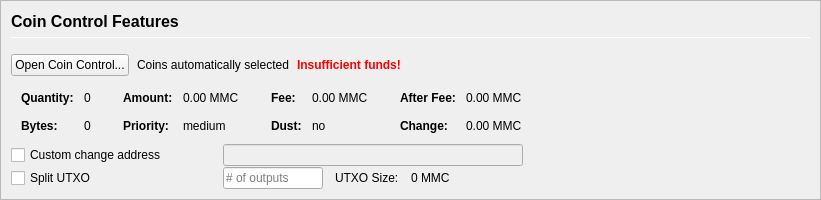
         <widget class="QFrame" name="frameCoinControl">
          <property name="sizePolicy">
           <sizepolicy hsizetype="Expanding" vsizetype="Expanding">
            <horstretch>0</horstretch>
            <verstretch>0</verstretch>
           </sizepolicy>
          </property>
          <property name="maximumSize">
           <size>
            <width>16777215</width>
            <height>16777215</height>
           </size>
          </property>
          <property name="frameShape">
           <enum>QFrame::StyledPanel</enum>
          </property>
          <property name="frameShadow">
           <enum>QFrame::Sunken</enum>
          </property>
          <layout class="QVBoxLayout" name="verticalLayoutCoinControl2">
           <property name="spacing">
            <number>0</number>
           </property>
           <property name="margin">
            <number>0</number>
           </property>
           <item>
            <widget class="QFrame" name="frameCoinControl_BG">
             <layout class="QVBoxLayout" name="verticalLayoutCoinControl" stretch="0,0,0,0,0,0">
              <property name="spacing">
               <number>1</number>
              </property>
              <property name="leftMargin">
               <number>10</number>
              </property>
              <property name="topMargin">
               <number>10</number>
              </property>
              <item>
               <layout class="QHBoxLayout" name="horizontalLayoutCoinControl1">
                <property name="bottomMargin">
                 <number>15</number>
                </property>
                <item>
                 <layout class="QVBoxLayout" name="verticalLayout_3">
                  <property name="spacing">
                   <number>6</number>
                  </property>
                  <item>
                   <widget class="QLabel" name="labelCoinControlFeatures">
                    <property name="sizePolicy">
                     <sizepolicy hsizetype="Preferred" vsizetype="Maximum">
                      <horstretch>0</horstretch>
                      <verstretch>0</verstretch>
                     </sizepolicy>
                    </property>
                    <property name="minimumSize">
                     <size>
                      <width>0</width>
                      <height>20</height>
                     </size>
                    </property>
                    <property name="font">
                     <font>
                      <pointsize>12</pointsize>
                      <weight>75</weight>
                      <bold>true</bold>
                     </font>
                    </property>
                    <property name="styleSheet">
                     <string notr="true">font-weight:bold;</string>
                    </property>
                    <property name="text">
                     <string>Coin Control Features</string>
                    </property>
                   </widget>
                  </item>
                  <item>
                   <widget class="Line" name="line">
                    <property name="minimumSize">
                     <size>
                      <width>0</width>
                      <height>1</height>
                     </size>
                    </property>
                    <property name="maximumSize">
                     <size>
                      <width>16777215</width>
                      <height>1</height>
                     </size>
                    </property>
                    <property name="orientation">
                     <enum>Qt::Horizontal</enum>
                    </property>
                   </widget>
                  </item>
                 </layout>
                </item>
               </layout>
              </item>
              <item>
               <layout class="QHBoxLayout" name="horizontalLayoutCoinControl2" stretch="0,0,0,0">
                <property name="spacing">
                 <number>8</number>
                </property>
                <property name="bottomMargin">
                 <number>10</number>
                </property>
                <item>
                 <widget class="QPushButton" name="pushButtonCoinControl">
                  <property name="styleSheet">
                   <string notr="true"/>
                  </property>
                  <property name="text">
                   <string>Open Coin Control...</string>
                  </property>
                  <property name="autoDefault">
                   <bool>false</bool>
                  </property>
                 </widget>
                </item>
                <item>
                 <widget class="QLabel" name="labelCoinControlAutomaticallySelected">
                  <property name="text">
                   <string>Coins automatically selected</string>
                  </property>
                  <property name="margin">
                   <number>5</number>
                  </property>
                 </widget>
                </item>
                <item>
                 <widget class="QLabel" name="labelCoinControlInsuffFunds">
                  <property name="font">
                   <font>
                    <weight>75</weight>
                    <bold>true</bold>
                   </font>
                  </property>
                  <property name="styleSheet">
                   <string notr="true">color:red;font-weight:bold;</string>
                  </property>
                  <property name="text">
                   <string>Insufficient funds!</string>
                  </property>
                  <property name="margin">
                   <number>5</number>
                  </property>
                 </widget>
                </item>
                <item>
                 <spacer name="horizontalSpacerCoinControl">
                  <property name="orientation">
                   <enum>Qt::Horizontal</enum>
                  </property>
                  <property name="sizeHint" stdset="0">
                   <size>
                    <width>40</width>
                    <height>1</height>
                   </size>
                  </property>
                 </spacer>
                </item>
               </layout>
              </item>
              <item>
               <widget class="QWidget" name="widgetCoinControl" native="true">
                <property name="sizePolicy">
                 <sizepolicy hsizetype="Preferred" vsizetype="Preferred">
                  <horstretch>0</horstretch>
                  <verstretch>0</verstretch>
                 </sizepolicy>
                </property>
                <property name="minimumSize">
                 <size>
                  <width>0</width>
                  <height>0</height>
                 </size>
                </property>
                <property name="styleSheet">
                 <string notr="true"/>
                </property>
                <layout class="QHBoxLayout" name="horizontalLayoutCoinControl5">
                 <property name="margin">
                  <number>0</number>
                 </property>
                 <item>
                  <layout class="QHBoxLayout" name="horizontalLayoutCoinControl3" stretch="0,0,0,1">
                   <property name="spacing">
                    <number>20</number>
                   </property>
                   <property name="topMargin">
                    <number>0</number>
                   </property>
                   <property name="bottomMargin">
                    <number>10</number>
                   </property>
                   <item>
                    <layout class="QFormLayout" name="formLayoutCoinControl1">
                     <property name="horizontalSpacing">
                      <number>10</number>
                     </property>
                     <property name="verticalSpacing">
                      <number>14</number>
                     </property>
                     <property name="leftMargin">
                      <number>10</number>
                     </property>
                     <property name="topMargin">
                      <number>4</number>
                     </property>
                     <property name="rightMargin">
                      <number>6</number>
                     </property>
                     <item row="0" column="0">
                      <widget class="QLabel" name="labelCoinControlQuantityText">
                       <property name="font">
                        <font>
                         <weight>75</weight>
                         <bold>true</bold>
                        </font>
                       </property>
                       <property name="text">
                        <string>Quantity:</string>
                       </property>
                       <property name="margin">
                        <number>0</number>
                       </property>
                      </widget>
                     </item>
                     <item row="0" column="1">
                      <widget class="QLabel" name="labelCoinControlQuantity">
                       <property name="cursor">
                        <cursorShape>IBeamCursor</cursorShape>
                       </property>
                       <property name="contextMenuPolicy">
                        <enum>Qt::ActionsContextMenu</enum>
                       </property>
                       <property name="text">
                        <string notr="true">0</string>
                       </property>
                       <property name="margin">
                        <number>0</number>
                       </property>
                       <property name="textInteractionFlags">
                        <set>Qt::LinksAccessibleByMouse|Qt::TextSelectableByKeyboard|Qt::TextSelectableByMouse</set>
                       </property>
                      </widget>
                     </item>
                     <item row="1" column="0">
                      <widget class="QLabel" name="labelCoinControlBytesText">
                       <property name="font">
                        <font>
                         <weight>75</weight>
                         <bold>true</bold>
                        </font>
                       </property>
                       <property name="text">
                        <string>Bytes:</string>
                       </property>
                      </widget>
                     </item>
                     <item row="1" column="1">
                      <widget class="QLabel" name="labelCoinControlBytes">
                       <property name="cursor">
                        <cursorShape>IBeamCursor</cursorShape>
                       </property>
                       <property name="contextMenuPolicy">
                        <enum>Qt::ActionsContextMenu</enum>
                       </property>
                       <property name="text">
                        <string notr="true">0</string>
                       </property>
                       <property name="textInteractionFlags">
                        <set>Qt::LinksAccessibleByMouse|Qt::TextSelectableByKeyboard|Qt::TextSelectableByMouse</set>
                       </property>
                      </widget>
                     </item>
                    </layout>
                   </item>
                   <item>
                    <layout class="QFormLayout" name="formLayoutCoinControl2">
                     <property name="horizontalSpacing">
                      <number>10</number>
                     </property>
                     <property name="verticalSpacing">
                      <number>14</number>
                     </property>
                     <property name="leftMargin">
                      <number>6</number>
                     </property>
                     <property name="topMargin">
                      <number>4</number>
                     </property>
                     <property name="rightMargin">
                      <number>6</number>
                     </property>
                     <item row="0" column="0">
                      <widget class="QLabel" name="labelCoinControlAmountText">
                       <property name="font">
                        <font>
                         <weight>75</weight>
                         <bold>true</bold>
                        </font>
                       </property>
                       <property name="text">
                        <string>Amount:</string>
                       </property>
                       <property name="margin">
                        <number>0</number>
                       </property>
                      </widget>
                     </item>
                     <item row="0" column="1">
                      <widget class="QLabel" name="labelCoinControlAmount">
                       <property name="cursor">
                        <cursorShape>IBeamCursor</cursorShape>
                       </property>
                       <property name="contextMenuPolicy">
                        <enum>Qt::ActionsContextMenu</enum>
                       </property>
                       <property name="text">
                        <string notr="true">0.00 MMC</string>
                       </property>
                       <property name="textInteractionFlags">
                        <set>Qt::LinksAccessibleByMouse|Qt::TextSelectableByKeyboard|Qt::TextSelectableByMouse</set>
                       </property>
                      </widget>
                     </item>
                     <item row="1" column="0">
                      <widget class="QLabel" name="labelCoinControlPriorityText">
                       <property name="font">
                        <font>
                         <weight>75</weight>
                         <bold>true</bold>
                        </font>
                       </property>
                       <property name="text">
                        <string>Priority:</string>
                       </property>
                      </widget>
                     </item>
                     <item row="1" column="1">
                      <widget class="QLabel" name="labelCoinControlPriority">
                       <property name="cursor">
                        <cursorShape>IBeamCursor</cursorShape>
                       </property>
                       <property name="contextMenuPolicy">
                        <enum>Qt::ActionsContextMenu</enum>
                       </property>
                       <property name="text">
                        <string>medium</string>
                       </property>
                       <property name="textInteractionFlags">
                        <set>Qt::LinksAccessibleByMouse|Qt::TextSelectableByKeyboard|Qt::TextSelectableByMouse</set>
                       </property>
                      </widget>
                     </item>
                    </layout>
                   </item>
                   <item>
                    <layout class="QFormLayout" name="formLayoutCoinControl3">
                     <property name="horizontalSpacing">
                      <number>10</number>
                     </property>
                     <property name="verticalSpacing">
                      <number>14</number>
                     </property>
                     <property name="leftMargin">
                      <number>6</number>
                     </property>
                     <property name="topMargin">
                      <number>4</number>
                     </property>
                     <property name="rightMargin">
                      <number>6</number>
                     </property>
                     <item row="0" column="0">
                      <widget class="QLabel" name="labelCoinControlFeeText">
                       <property name="font">
                        <font>
                         <weight>75</weight>
                         <bold>true</bold>
                        </font>
                       </property>
                       <property name="text">
                        <string>Fee:</string>
                       </property>
                       <property name="margin">
                        <number>0</number>
                       </property>
                      </widget>
                     </item>
                     <item row="0" column="1">
                      <widget class="QLabel" name="labelCoinControlFee">
                       <property name="cursor">
                        <cursorShape>IBeamCursor</cursorShape>
                       </property>
                       <property name="contextMenuPolicy">
                        <enum>Qt::ActionsContextMenu</enum>
                       </property>
                       <property name="text">
                        <string notr="true">0.00 MMC</string>
                       </property>
                       <property name="textInteractionFlags">
                        <set>Qt::LinksAccessibleByMouse|Qt::TextSelectableByKeyboard|Qt::TextSelectableByMouse</set>
                       </property>
                      </widget>
                     </item>
                     <item row="1" column="0">
                      <widget class="QLabel" name="labelCoinControlLowOutputText">
                       <property name="font">
                        <font>
                         <weight>75</weight>
                         <bold>true</bold>
                        </font>
                       </property>
                       <property name="text">
                        <string>Dust:</string>
                       </property>
                      </widget>
                     </item>
                     <item row="1" column="1">
                      <widget class="QLabel" name="labelCoinControlLowOutput">
                       <property name="cursor">
                        <cursorShape>IBeamCursor</cursorShape>
                       </property>
                       <property name="contextMenuPolicy">
                        <enum>Qt::ActionsContextMenu</enum>
                       </property>
                       <property name="text">
                        <string>no</string>
                       </property>
                       <property name="textInteractionFlags">
                        <set>Qt::LinksAccessibleByMouse|Qt::TextSelectableByKeyboard|Qt::TextSelectableByMouse</set>
                       </property>
                      </widget>
                     </item>
                    </layout>
                   </item>
                   <item>
                    <layout class="QFormLayout" name="formLayoutCoinControl4">
                     <property name="horizontalSpacing">
                      <number>10</number>
                     </property>
                     <property name="verticalSpacing">
                      <number>14</number>
                     </property>
                     <property name="leftMargin">
                      <number>6</number>
                     </property>
                     <property name="topMargin">
                      <number>4</number>
                     </property>
                     <property name="rightMargin">
                      <number>6</number>
                     </property>
                     <item row="0" column="0">
                      <widget class="QLabel" name="labelCoinControlAfterFeeText">
                       <property name="font">
                        <font>
                         <weight>75</weight>
                         <bold>true</bold>
                        </font>
                       </property>
                       <property name="text">
                        <string>After Fee:</string>
                       </property>
                       <property name="margin">
                        <number>0</number>
                       </property>
                      </widget>
                     </item>
                     <item row="0" column="1">
                      <widget class="QLabel" name="labelCoinControlAfterFee">
                       <property name="cursor">
                        <cursorShape>IBeamCursor</cursorShape>
                       </property>
                       <property name="contextMenuPolicy">
                        <enum>Qt::ActionsContextMenu</enum>
                       </property>
                       <property name="text">
                        <string notr="true">0.00 MMC</string>
                       </property>
                       <property name="textInteractionFlags">
                        <set>Qt::LinksAccessibleByMouse|Qt::TextSelectableByKeyboard|Qt::TextSelectableByMouse</set>
                       </property>
                      </widget>
                     </item>
                     <item row="1" column="0">
                      <widget class="QLabel" name="labelCoinControlChangeText">
                       <property name="font">
                        <font>
                         <weight>75</weight>
                         <bold>true</bold>
                        </font>
                       </property>
                       <property name="text">
                        <string>Change:</string>
                       </property>
                      </widget>
                     </item>
                     <item row="1" column="1">
                      <widget class="QLabel" name="labelCoinControlChange">
                       <property name="cursor">
                        <cursorShape>IBeamCursor</cursorShape>
                       </property>
                       <property name="contextMenuPolicy">
                        <enum>Qt::ActionsContextMenu</enum>
                       </property>
                       <property name="text">
                        <string notr="true">0.00 MMC</string>
                       </property>
                       <property name="textInteractionFlags">
                        <set>Qt::LinksAccessibleByMouse|Qt::TextSelectableByKeyboard|Qt::TextSelectableByMouse</set>
                       </property>
                      </widget>
                     </item>
                    </layout>
                   </item>
                  </layout>
                 </item>
                </layout>
               </widget>
              </item>
              <item>
               <layout class="QHBoxLayout" name="horizontalLayoutCoinControl4">
                <property name="spacing">
                 <number>12</number>
                </property>
                <property name="sizeConstraint">
                 <enum>QLayout::SetDefaultConstraint</enum>
                </property>
                <property name="topMargin">
                 <number>0</number>
                </property>
                <property name="rightMargin">
                 <number>0</number>
                </property>
                <item>
                 <widget class="QCheckBox" name="checkBoxCoinControlChange">
                  <property name="sizePolicy">
                   <sizepolicy hsizetype="Preferred" vsizetype="Preferred">
                    <horstretch>0</horstretch>
                    <verstretch>0</verstretch>
                   </sizepolicy>
                  </property>
                  <property name="minimumSize">
                   <size>
                    <width>200</width>
                    <height>0</height>
                   </size>
                  </property>
                  <property name="maximumSize">
                   <size>
                    <width>200</width>
                    <height>16777215</height>
                   </size>
                  </property>
                  <property name="toolTip">
                   <string>If this is activated, but the change address is empty or invalid, change will be sent to a newly generated address.</string>
                  </property>
                  <property name="text">
                   <string>Custom change address</string>
                  </property>
                 </widget>
                </item>
                <item>
                 <widget class="QValidatedLineEdit" name="lineEditCoinControlChange">
                  <property name="enabled">
                   <bool>false</bool>
                  </property>
                  <property name="sizePolicy">
                   <sizepolicy hsizetype="Preferred" vsizetype="Preferred">
                    <horstretch>0</horstretch>
                    <verstretch>0</verstretch>
                   </sizepolicy>
                  </property>
                  <property name="minimumSize">
                   <size>
                    <width>300</width>
                    <height>0</height>
                   </size>
                  </property>
                 </widget>
                </item>
                <item>
                 <widget class="QLabel" name="labelCoinControlChangeLabel">
                  <property name="sizePolicy">
                   <sizepolicy hsizetype="Preferred" vsizetype="Preferred">
                    <horstretch>0</horstretch>
                    <verstretch>0</verstretch>
                   </sizepolicy>
                  </property>
                  <property name="minimumSize">
                   <size>
                    <width>100</width>
                    <height>0</height>
                   </size>
                  </property>
                  <property name="text">
                   <string/>
                  </property>
                  <property name="margin">
                   <number>3</number>
                  </property>
                 </widget>
                </item>
               </layout>
              </item>
              <item>
               <layout class="QHBoxLayout" name="horizontalLayoutCoinControl6">
                <property name="spacing">
                 <number>12</number>
                </property>
                <property name="rightMargin">
                 <number>0</number>
                </property>
                <item>
                 <widget class="QCheckBox" name="splitBlockCheckBox">
                  <property name="sizePolicy">
                   <sizepolicy hsizetype="Preferred" vsizetype="Preferred">
                    <horstretch>0</horstretch>
                    <verstretch>0</verstretch>
                   </sizepolicy>
                  </property>
                  <property name="minimumSize">
                   <size>
                    <width>200</width>
                    <height>0</height>
                   </size>
                  </property>
                  <property name="maximumSize">
                   <size>
                    <width>200</width>
                    <height>16777215</height>
                   </size>
                  </property>
                  <property name="text">
                   <string>Split UTXO</string>
                  </property>
                 </widget>
                </item>
                <item>
                 <widget class="QLineEdit" name="splitBlockLineEdit">
                  <property name="sizePolicy">
                   <sizepolicy hsizetype="Preferred" vsizetype="Preferred">
                    <horstretch>50</horstretch>
                    <verstretch>0</verstretch>
                   </sizepolicy>
                  </property>
                  <property name="minimumSize">
                   <size>
                    <width>100</width>
                    <height>0</height>
                   </size>
                  </property>
                  <property name="maximumSize">
                   <size>
                    <width>100</width>
                    <height>16777215</height>
                   </size>
                  </property>
                  <property name="placeholderText">
                   <string># of outputs</string>
                  </property>
                 </widget>
                </item>
                <item>
                 <widget class="QLabel" name="labelBlockSizeText">
                  <property name="text">
                   <string>UTXO Size:</string>
                  </property>
                 </widget>
                </item>
                <item>
                 <widget class="QLabel" name="labelBlockSize">
                  <property name="text">
                   <string>0 MMC</string>
                  </property>
                 </widget>
                </item>
                <item>
                 <spacer name="horizontalSpacer_7">
                  <property name="orientation">
                   <enum>Qt::Horizontal</enum>
                  </property>
                  <property name="sizeHint" stdset="0">
                   <size>
                    <width>40</width>
                    <height>20</height>
                   </size>
                  </property>
                 </spacer>
                </item>
               </layout>
              </item>
              <item>
               <spacer name="verticalSpacerCoinControl">
                <property name="orientation">
                 <enum>Qt::Vertical</enum>
                </property>
                <property name="sizeHint" stdset="0">
                 <size>
                  <width>800</width>
                  <height>1</height>
                 </size>
                </property>
               </spacer>
              </item>
             </layout>
            </widget>
           </item>
          </layout>
         </widget>
